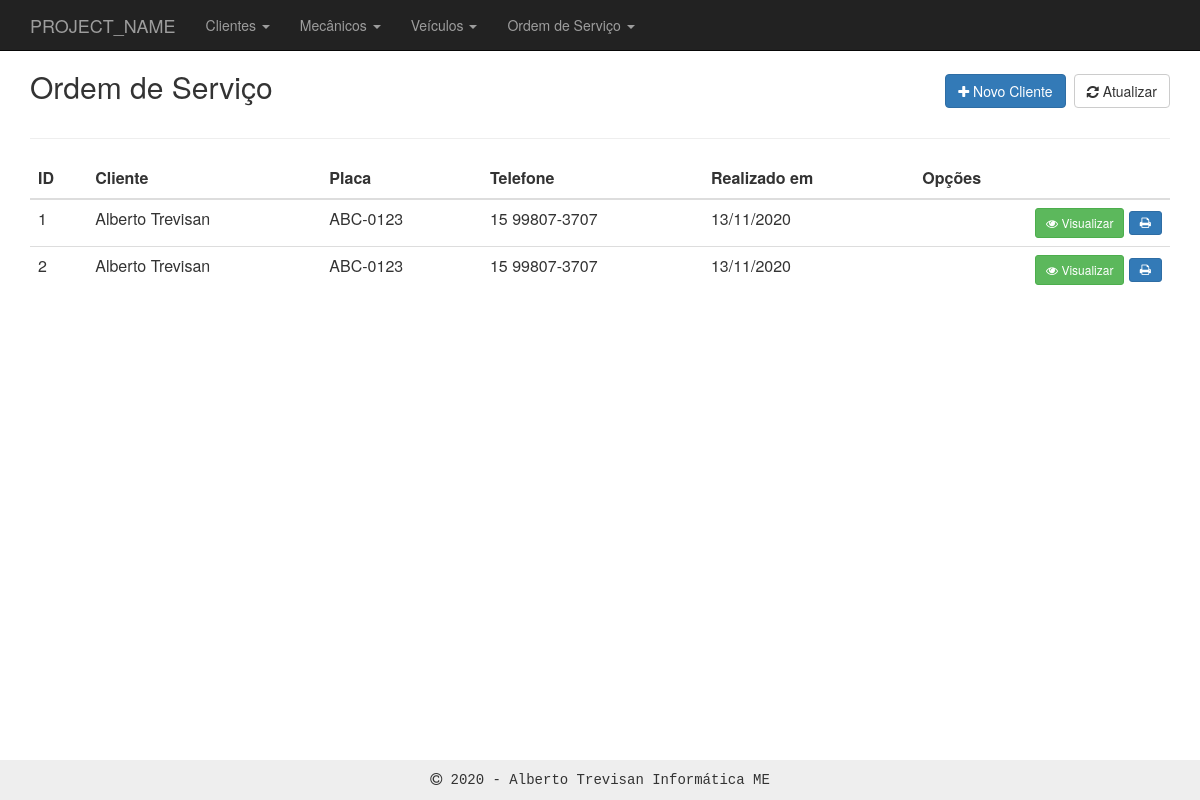
The app's page /os/index.php with its own data.
### tables this page shows
CREATE TABLE `os` (
  `id` int(11) NOT NULL,
  `dt_registro` datetime DEFAULT NULL,
  `id_veiculo` int(11) DEFAULT NULL,
  `placa` text DEFAULT NULL,
  `id_mecanico` int(11) DEFAULT NULL,
  `nome` text DEFAULT NULL,
  `endereco` text DEFAULT NULL,
  `telefone` text DEFAULT NULL,
  `cpf_cnpj` text DEFAULT NULL,
  `id_pagtype` text DEFAULT NULL,
  `services` longtext DEFAULT NULL CHECK (json_valid(`services`)),
  `dinheiro` float DEFAULT NULL,
  `obs` text DEFAULT NULL,
  `qt_parcelas` int(11) DEFAULT NULL
);

### inc/database.php (called while the page is built, shortened)
<?php
function open_database() {
	try {
		$conn = new mysqli(DB_HOST, DB_USER, DB_PASSWORD, DB_NAME);
		return $conn;
	} catch (Exception $e) {
		echo $e->getMessage();
		return null;
	}
}
function find( $table = null, $id = null ) {
	$database = open_database();
	$found = null;
	try {
	  if ($id) {
	    $sql = "SELECT * FROM " . $table . " WHERE id = " . $id;
	    $result = $database->query($sql);
	    if ($result->num_rows > 0) {
	      $found = $result->fetch_assoc();
	    }
	  } else {
	    $sql = "SELECT * FROM " . $table;
	    $result = $database->query($sql);
	    if ($result->num_rows > 0) {
	      $found = $result->fetch_all(MYSQLI_ASSOC);
	    }
	  }
	} catch (Exception $e) {
	  $_SESSION['message'] = $e->GetMessage();
	  $_SESSION['type'] = 'danger';
  }
	return $found;
}

### os/functions.php (called while the page is built, shortened)
<?php
function index() {
	$customers = find_all('os');
}
function find_all( $table ) {
  return find($table);
}

### functions.php (called while the page is built)
<?php
function mask($val, $mask)
{
 $maskared = '';
 $k = 0;
 for($i = 0; $i<=strlen($mask)-1; $i++)
 {
 if($mask[$i] == '#')
 {
 if(isset($val[$k]))
 $maskared .= $val[$k++];
 }
 else
 {
 if(isset($mask[$i]))
 $maskared .= $mask[$i];
 }
 }
 return $maskared;
}

### os/index.php (the view, shortened to what this page needs)
<?php
    require_once('../functions.php');
    require_once('functions.php');
    index();
?>
<header>
	<div class="row">
		<div class="col-sm-6">
			<h2>Ordem de Serviço</h2>
		</div>
		<div class="col-sm-6 text-right h2">
	    	<a class="btn btn-primary" href="add.php"><i class="fa fa-plus"></i> Novo Cliente</a>
	    	<a class="btn btn-default" href="index.php"><i class="fa fa-refresh"></i> Atualizar</a>
	    </div>
	</div>
</header>
<hr>
<table class="table table-hover">
<thead>
	<tr>
		<th>ID</th>
		<th>Cliente</th>
		<th>Placa</th>
		<th>Telefone</th>
		<th>Realizado em</th>
		<th>Opções</th>
	</tr>
</thead>
<tbody>
<?php if ($customers) : ?>
<?php foreach ($customers as $customer) : ?>
	<tr>
		<td><?php echo $customer['id']; ?></td>
		<td><?php echo $customer['nome']; ?></td>
		<td><?php echo $customer['placa']; ?></td>
		<td><?php echo mask($customer['telefone'],'## #####-####'); ?></td>
		<td><?php $today = new DateTime($customer['dt_registro']); echo $today->format("d/m/Y") ?></td>
		<td class="actions text-right">
			<a href="view.php?id=<?php echo $customer['id']; ?>" class="btn btn-sm btn-success"><i class="fa fa-eye"></i> Visualizar</a>
			<a href="print.php?id=<?php echo $customer['id']; ?>" class="btn btn-sm btn-primary"><i class="fa fa-print"></i></a>
		</td>
	</tr>
<?php endforeach; ?>
<?php else : ?>
	<tr>
		<td colspan="6">Nenhum registro encontrado.</td>
	</tr>
<?php endif; ?>
</tbody>
</table>

### inc/header.php (style rules this page uses)
body { padding-top: 50px; padding-bottom: 20px; }

### records on screen
os: id "1", nome "Alberto Trevisan", placa "ABC-0123", telefone "15 99807-3707", dt_registro "13/11/2020"
os: id "2", nome "Alberto Trevisan", placa "ABC-0123", telefone "15 99807-3707", dt_registro "13/11/2020"

### other values on screen
PROJECT_NAME "PROJECT_NAME"
